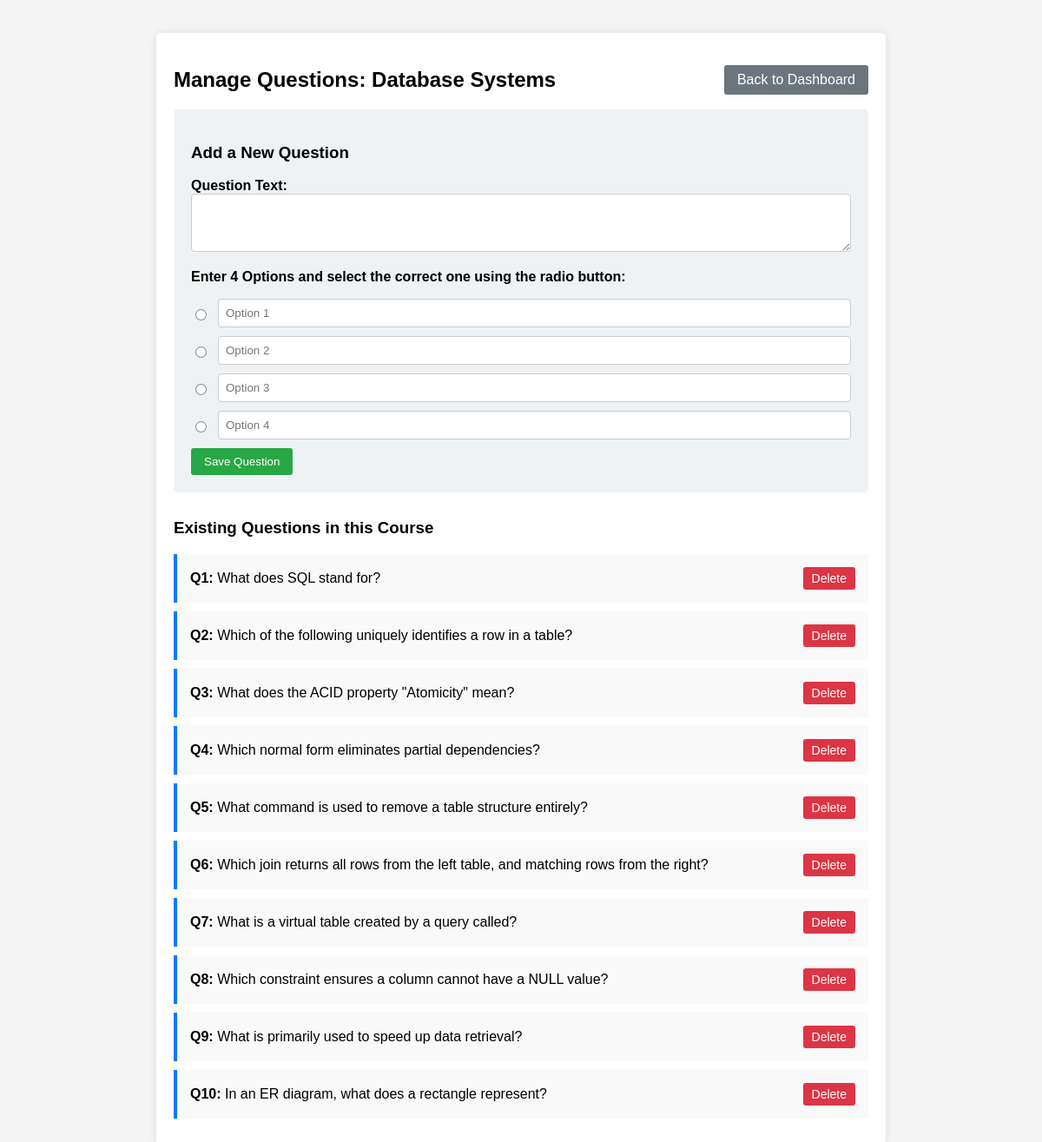
Page /Quizzer/public/manage_questions.php?course_id=1 (signed in) on the committed database.
### tables this page shows
CREATE TABLE `Course` (
  `id` int(11) NOT NULL,
  `coursename` varchar(50) DEFAULT NULL
);

CREATE TABLE `Question` (
  `id` int(11) NOT NULL,
  `CourseID` int(11) DEFAULT NULL,
  `text` varchar(500) DEFAULT NULL
);

### Quizzer/public/manage_questions.php (the view, shortened to what this page needs)
<?php
require_once __DIR__ . '/../config/db.php';
$course_id = $_GET['course_id'];
$stmt = $pdo->prepare("SELECT coursename FROM Course WHERE id = ?");
$stmt->execute([$course_id]);
$course = $stmt->fetch();
$stmt = $pdo->prepare("SELECT id, text FROM Question WHERE CourseID = ? ORDER BY id ASC");
$stmt->execute([$course_id]);
$existing_questions = $stmt->fetchAll();
?>
<!DOCTYPE html>
<html>
<head>
</head>
<body>
<div class="container">
    <div class="header">
        <h2>Manage Questions: <?php echo htmlspecialchars($course['coursename']); ?></h2>
        <a href="teacher_dashboard.php" class="btn btn-back">Back to Dashboard</a>
    </div>
    <div style="background: #eef2f5; padding: 20px; border-radius: 5px; margin-bottom: 30px;">
        <h3>Add a New Question</h3>
        <form method="POST" action="">
            <div class="form-group">
                <label><strong>Question Text:</strong></label>
                <textarea name="question_text" rows="3" required></textarea>
            </div>
            <p><strong>Enter 4 Options and select the correct one using the radio button:</strong></p>
            <?php for ($i = 0; $i < 4; $i++): ?>
                <div class="option-row">
                    <input type="radio" name="correct_option" value="<?php echo $i; ?>" required title="Mark as correct">
                    <input type="text" name="options[]" placeholder="Option <?php echo $i + 1; ?>" required>
                </div>
            <?php endfor; ?>
            <button type="submit" name="add_question" class="btn" style="background: #28a745;">Save Question</button>
        </form>
    </div>
    <h3>Existing Questions in this Course</h3>
    <?php if (count($existing_questions) > 0): ?>
        <?php foreach ($existing_questions as $index => $q): ?>
            <div class="question-card">
                <div>
                    <strong>Q<?php echo $index + 1; ?>:</strong> <?php echo nl2br(htmlspecialchars($q['text'])); ?>
                </div>
                <a href="manage_questions.php?course_id=<?php echo $course_id; ?>&delete_q_id=<?php echo $q['id']; ?>" class="btn btn-danger" onclick="return confirm('Are you sure you want to delete this question? All its options will be permanently lost.');">Delete</a>
            </div>
        <?php endforeach; ?>
    <?php else: ?>
        <p>No questions have been added to this course yet.</p>
    <?php endif; ?>
</div>
</body>
</html>

### Quizzer/public/manage_questions.php (style rules this page uses)
body { font-family: Arial, sans-serif; background: #f4f4f4; padding: 30px; }
.container { background: #fff; padding: 20px; max-width: 800px; margin: auto; border-radius: 5px; box-shadow: 0 0 10px rgba(0,0,0,0.1); }
.header { display: flex; justify-content: space-between; align-items: center; }
.btn { padding: 8px 15px; background: #007bff; color: white; border: none; border-radius: 3px; cursor: pointer; text-decoration: none; }
.btn-back { background: #6c757d; }
.form-group { margin-bottom: 15px; }
textarea { width: 100%; padding: 10px; border: 1px solid #ccc; border-radius: 4px; box-sizing: border-box; }
.option-row { display: flex; align-items: center; margin-bottom: 10px; }
.option-row input[type="text"] { flex-grow: 1; padding: 8px; margin-left: 10px; border: 1px solid #ccc; border-radius: 4px; }
.question-card { background: #f9f9f9; padding: 15px; margin-bottom: 10px; border-left: 4px solid #007bff; }
.btn-danger { background: #dc3545; font-size: 14px; padding: 5px 10px; }
.question-card { background: #f9f9f9; padding: 15px; margin-bottom: 10px; border-left: 4px solid #007bff; display: flex; justify-content: space-between; align-items: center; }

### rows in the picture
course: coursename "Database Systems"
question: text "What does SQL stand for?"
question: text "Which of the following uniquely identifies a row in a table?"
question: text "What does the ACID property \"Atomicity\" mean?"
question: text "Which normal form eliminates partial dependencies?"
question: text "What command is used to remove a table structure entirely?"
question: text "Which join returns all rows from the left table, and matching rows from the right?"
question: text "What is a virtual table created by a query called?"
question: text "Which constraint ensures a column cannot have a NULL value?"
question: text "What is primarily used to speed up data retrieval?"
question: text "In an ER diagram, what does a rectangle represent?"
